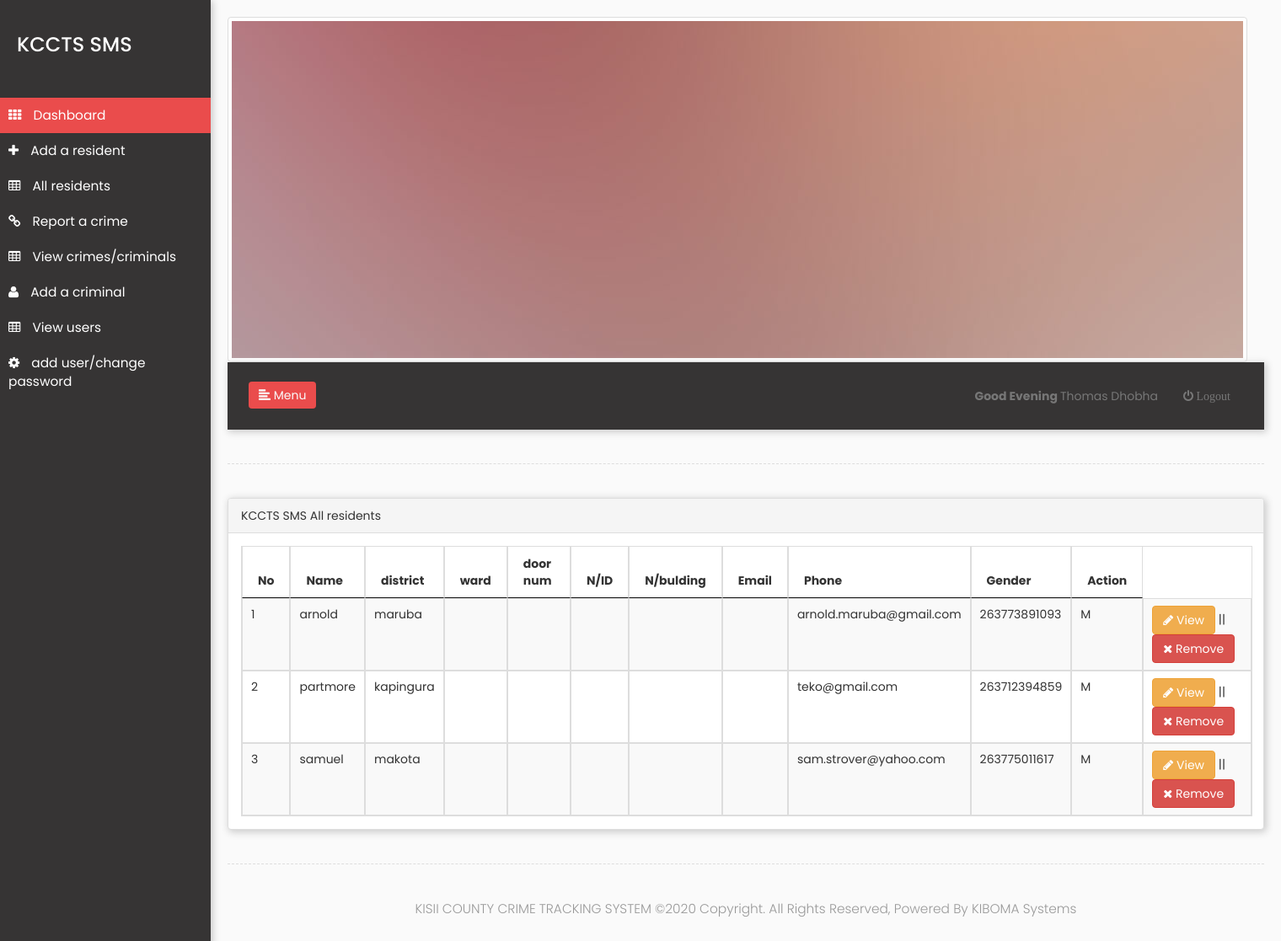
/admin/all_employees.php (signed in), run on the app's committed database.
### tables this page shows
CREATE TABLE `employees` (
  `id` int(11) NOT NULL,
  `employee_id` varchar(30) NOT NULL,
  `name` varchar(30) NOT NULL,
  `surname` varchar(30) NOT NULL,
  `phone` varchar(20) NOT NULL,
  `email` varchar(50) NOT NULL,
  `gender` varchar(2) NOT NULL,
  `joined` varchar(30) NOT NULL,
  `tmp` varchar(30) NOT NULL
);

### admin/all_employees.php (the view, shortened to what this page needs)
<?php require_once('includes/session.php');
      require_once('includes/conn.php');
?>
<!DOCTYPE html>
<html lang="en">
    <head>
        <link rel="stylesheet" href="assets/css/bootstrap.min.css">
        <link rel="stylesheet" href="assets/css/style.css">
        <link rel="stylesheet" href="assets/awesome/font-awesome.css">
        <link rel="stylesheet" href="assets/css/animate.css">
         <link rel="stylesheet" href="vendors/datatables/datatables.min.css">
    </head>
    <body>
         <div class="wrapper">
            <nav id="sidebar" class="sammacmedia">
                <div class="sidebar-header">
                    <h3>KCCTS SMS</h3>
                </div>
                <ul class="list-unstyled components">
                    <li class="active">
                        <a href="dashboard.php">
                            <i class="fa fa-th"></i>
                           Dashboard
                        </a>
                    </li>
                              <?php
                    if($_SESSION['permission']==1 or $_SESSION['permission']==2 ){
                    ?>
                    <li>
                        <a href="a_employees.php">
                            <i class="fa fa-plus"></i>
                            Add a resident
                        </a>
                    </li>
                    <?php }?>
                    <li>
                        <a href="all_employees.php">
                            <i class="fa fa-table"></i>
                           All residents
                        </a>
                    </li>
                    <li>
                        <a href="invest.php">
                            <i class="fa fa-link"></i>
                            Report a crime
                        </a>
                    </li>
                              <?php
                    if($_SESSION['permission']==1 or $_SESSION['permission']==2 ){
                    ?>
                    <li>
                        <a href="v_issue.php">
                            <i class="fa fa-table"></i>
                            View crimes/criminals
                        </a>
                    </li>
                    <?php }?>
                             <?php
                    if($_SESSION['permission']==1){
                    ?>
                    <li>
                        <a href="a_users.php">
                            <i class="fa fa-user"></i>
                            Add a criminal
                        </a>
                    </li>
                    <li>
                        <a href="v_users.php">
                            <i class="fa fa-table"></i>
                            View users
                        </a>
                    </li>
                    <?php } ?>
                    <li>
                        <a href="settings.php">
                            <i class="fa fa-cog"></i>
                            add user/change password
                        </a>
                    </li>
                </ul>
            </nav>
            <div id="content">
                <div clas="col-md-12">
                     <img src="assets/image/pic05.jpg" class="img-thumbnail">
                    </div>
                <nav class="navbar navbar-default sammacmedia">
                    <div class="container-fluid">
                        <div class="navbar-header" id="sams">
                            <button type="button" id="sidebarCollapse" id="makota" class="btn btn-sam animated tada navbar-btn">
                                <i class="glyphicon glyphicon-align-left"></i>
                                <span>Menu</span>
                            </button>
                        </div>
                        <div class="collapse navbar-collapse" id="bs-example-navbar-collapse-1">
                            <ul class="nav navbar-nav navbar-right  makotasamuel">
                                <li><a href="#"><?php require_once('includes/name.php');?></a></li>
                                <li ><a href="logout.php"><i class="fa fa-power-off"> Logout</i></a></li>
                            </ul>
                        </div>
                    </div>
                </nav>
                <div class="line"></div>
		<div class="panel panel-default sammacmedia">
            <div class="panel-heading">KCCTS SMS All residents</div>
        <div class="panel-body">
                        <table class="table table-striped thead-dark table-bordered table-hover" id="myTable">
                <thead>
                <tr>
                    <th>No</th>
                    <th>Name</th>
                    <th>district </th>
					 <th>ward</th>
					  <th>door num</th>
					   <th>N/ID</th>
					    <th>N/bulding</th>
                    <th>Email</th>
                    <th>Phone</th>
                    <th>Gender</th>
                    <th>Action</th>
                    </tr>
                </thead>
                    <?php
                                   $a=1;
                    $query=mysqli_query($mysqli,"select *from `employees` ");
                     while($row=mysqli_fetch_array($query))
                        {
                          ?>
                          <tr>
                              <td><?php echo $a;?></td>
                            <td><?php echo $row['name'];?></td>
                            <td><?php echo $row['surname'];?></td>
							   <td><?php echo $row['dresident'];?></td>
							      <td><?php echo $row['wresident'];?></td>
								     <td><?php echo $row['dnum'];?></td>
									    <td><?php echo $row['nid'];?></td>
										<td><?php echo $row['nbulding'];?></td>
                            <td><?php echo $row['email'];?></td>
                            <td><?php echo $row['phone'];?></td>
                            <td><?php echo $row['gender'];?></td>
                            <td>
                            <a href="#samstrover<?php echo $row['id']; ?>" data-toggle="modal" class="btn btn-warning"><span class="fa fa-pencil"></span> View</a> || <a href="all_employees.php?edited=1&idx=<?php echo $row['id']; ?>" data-toggle="modal" class="btn btn-danger"><span class="fa fa-times"></span> Remove</a>
                              </td>
                          </tr>
                          <?php
                            $a++;
                      }
                               ?>
                </table>
            </div>
                </div>
                <div class="line"></div>
                <footer>
            <p class="text-center">
             KISII COUNTY CRIME TRACKING SYSTEM &copy;<?php echo date("Y ");?>Copyright. All Rights Reserved, Powered By KIBOMA Systems
            </p>
            </footer>
            </div>
        </div>
    </body>
</html>

### admin/assets/css/style.css (style rules this page uses)
body { font-family: 'Poppins', sans-serif; background: #fafafa; }
p { font-family: 'Poppins', sans-serif; font-size: 1.1em; font-weight: 300; line-height: 1.7em; color: #999; }
a, a:hover, a:focus { color: inherit; text-decoration: none; transition: all 0.3s; }
.navbar { padding: 15px 10px; background: #363434; border: none; border-radius: 0; margin-bottom: 40px; box-shadow: 1px 1px 3px rgba(0, 0, 0, 0.1); }
.navbar-btn { box-shadow: none; outline: none !important; border: none; }
.line { width: 100%; height: 1px; border-bottom: 1px dashed #ddd; margin: 40px 0; }
.sammacmedia { box-shadow: 2px 2px 8px 1px #ccc; }
i, span { display: inline-block; }
.wrapper { display: flex; align-items: stretch; }
#sidebar { min-width: 250px; max-width: 250px; background: #363434; color: #fff; transition: all 0.3s; }
#sidebar ul li a { text-align: left; }
#sidebar .sidebar-header { padding: 20px; background: #363434; }
#sidebar ul.components { padding: 20px 0; border-bottom: 1px solid #363434; }
#sidebar ul li a { padding: 10px; font-size: 1.1em; display: block; }
#sidebar ul li a i { margin-right: 10px; }
.btn-sam { background-color: #ea4c4c; color:#fafafa; }
#sidebar ul li.active > a, a[aria-expanded="true"] { color: #fff; background: #ea4c4c; }
#content { padding: 20px; min-height: 100vh; transition: all 0.3s; }

### data on the page
employees: name "arnold", surname "maruba", email "arnold.maruba@gmail.com", phone "263773891093", gender "M"
employees: name "partmore", surname "kapingura", email "teko@gmail.com", phone "263712394859", gender "M"
employees: name "samuel", surname "makota", email "sam.strover@yahoo.com", phone "263775011617", gender "M"

### other printed values
$_SESSION['name'] "Thomas"
$_SESSION['surname'] "Dhobha"
